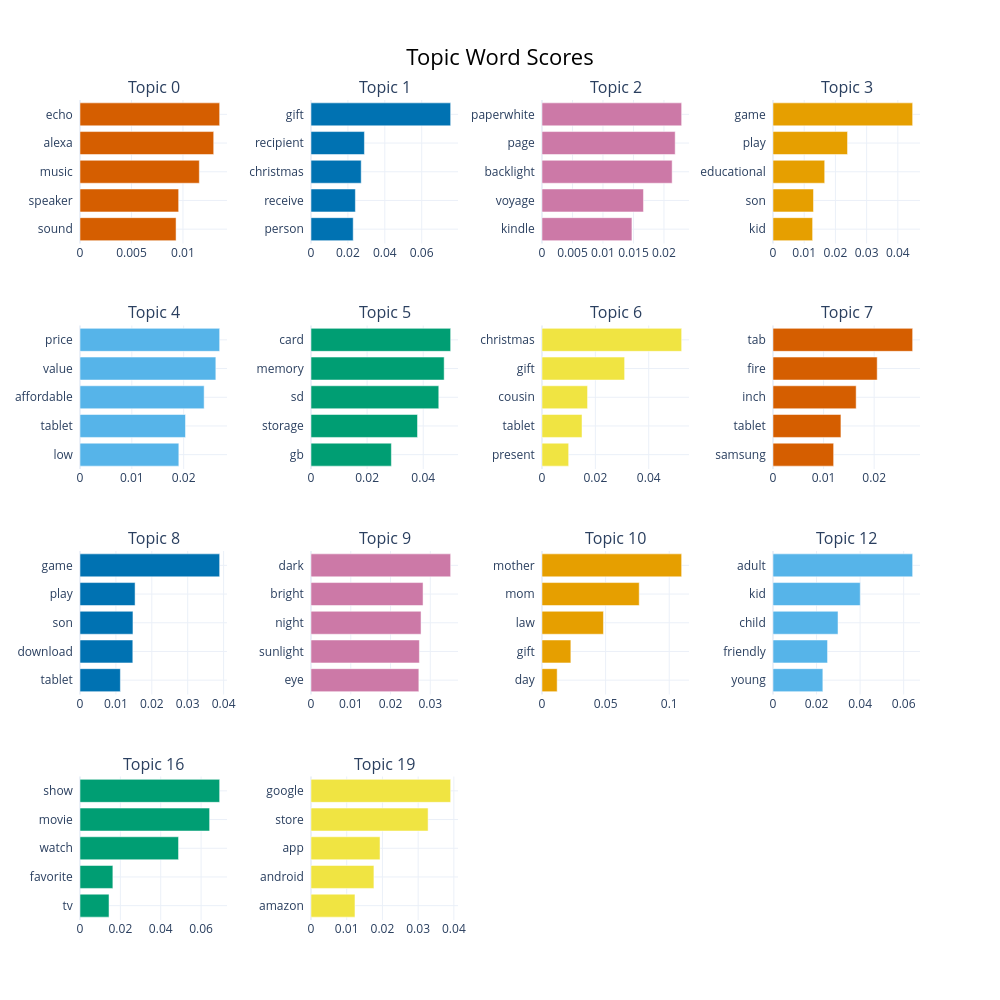
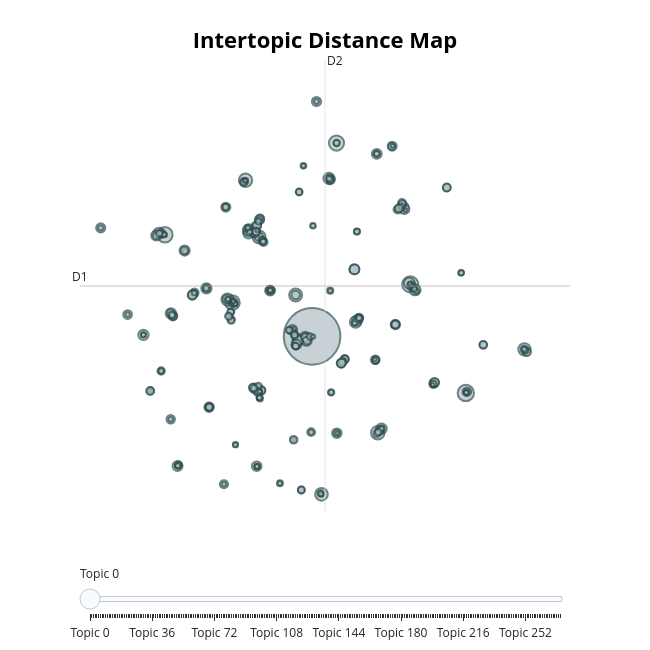

These figures' notebook cell, in order:
### Markdown cell above
Visualization of Each Topic

### Code cell
# Interactive bar chart of top terms per topic
fig1 = topic_model.visualize_barchart(top_n_topics=14)
fig1.show()

# Intertopic distance map (similar concept to pyLDAvis's circle chart)
fig2 = topic_model.visualize_topics()
fig2.show()

### Figure 1 — Plotly figure (JSON) as saved in the notebook; plotly's stock layout.template omitted (floating-point values rounded to 4 significant figures)
{"data": [{"marker": {"color": "#D55E00"}, "orientation": "h", "type": "bar", "x": [0.009331, 0.009582, 0.01159, 0.01299, 0.01356], "xaxis": "x", "y": ["sound  ", "speaker  ", "music  ", "alexa  ", "echo  "], "yaxis": "y"}, {"marker": {"color": "#0072B2"}, "orientation": "h", "type": "bar", "x": [0.02287, 0.02405, 0.02721, 0.02895, 0.07569], "xaxis": "x2", "y": ["person  ", "receive  ", "christmas  ", "recipient  ", "gift  "], "yaxis": "y2"}, {"marker": {"color": "#CC79A7"}, "orientation": "h", "type": "bar", "x": [0.01475, 0.01664, 0.02135, 0.02184, 0.0229], "xaxis": "x3", "y": ["kindle  ", "voyage  ", "backlight  ", "page  ", "paperwhite  "], "yaxis": "y3"}, {"marker": {"color": "#E69F00"}, "orientation": "h", "type": "bar", "x": [0.01269, 0.01297, 0.01656, 0.02388, 0.04475], "xaxis": "x4", "y": ["kid  ", "son  ", "educational  ", "play  ", "game  "], "yaxis": "y4"}, {"marker": {"color": "#56B4E9"}, "orientation": "h", "type": "bar", "x": [0.01907, 0.02035, 0.02395, 0.02621, 0.02694], "xaxis": "x5", "y": ["low  ", "tablet  ", "affordable  ", "value  ", "price  "], "yaxis": "y5"}, {"marker": {"color": "#009E73"}, "orientation": "h", "type": "bar", "x": [0.02864, 0.03796, 0.04553, 0.04745, 0.04977], "xaxis": "x6", "y": ["gb  ", "storage  ", "sd  ", "memory  ", "card  "], "yaxis": "y6"}, {"marker": {"color": "#F0E442"}, "orientation": "h", "type": "bar", "x": [0.009987, 0.015, 0.01707, 0.03096, 0.05234], "xaxis": "x7", "y": ["present  ", "tablet  ", "cousin  ", "gift  ", "christmas  "], "yaxis": "y7"}, {"marker": {"color": "#D55E00"}, "orientation": "h", "type": "bar", "x": [0.01199, 0.01343, 0.01644, 0.0206, 0.02761], "xaxis": "x8", "y": ["samsung  ", "tablet  ", "inch  ", "fire  ", "tab  "], "yaxis": "y8"}, {"marker": {"color": "#0072B2"}, "orientation": "h", "type": "bar", "x": [0.01125, 0.01471, 0.01475, 0.01534, 0.0389], "xaxis": "x9", "y": ["tablet  ", "download  ", "son  ", "play  ", "game  "], "yaxis": "y9"}, {"marker": {"color": "#CC79A7"}, "orientation": "h", "type": "bar", "x": [0.02712, 0.02726, 0.02767, 0.02818, 0.03512], "xaxis": "x10", "y": ["eye  ", "sunlight  ", "night  ", "bright  ", "dark  "], "yaxis": "y10"}, {"marker": {"color": "#E69F00"}, "orientation": "h", "type": "bar", "x": [0.01192, 0.02268, 0.0483, 0.07641, 0.1098], "xaxis": "x11", "y": ["day  ", "gift  ", "law  ", "mom  ", "mother  "], "yaxis": "y11"}, {"marker": {"color": "#56B4E9"}, "orientation": "h", "type": "bar", "x": [0.02289, 0.02504, 0.02985, 0.04006, 0.06412], "xaxis": "x12", "y": ["young  ", "friendly  ", "child  ", "kid  ", "adult  "], "yaxis": "y12"}, {"marker": {"color": "#009E73"}, "orientation": "h", "type": "bar", "x": [0.01439, 0.01628, 0.04883, 0.06423, 0.0692], "xaxis": "x13", "y": ["tv  ", "favorite  ", "watch  ", "movie  ", "show  "], "yaxis": "y13"}, {"marker": {"color": "#F0E442"}, "orientation": "h", "type": "bar", "x": [0.01231, 0.01761, 0.01933, 0.03279, 0.0391], "xaxis": "x14", "y": ["amazon  ", "android  ", "app  ", "store  ", "google  "], "yaxis": "y14"}], "layout": {"annotations": [{"font": {"size": 16}, "showarrow": false, "text": "Topic 0", "x": 0.0875, "xanchor": "center", "xref": "paper", "y": 1, "yanchor": "bottom", "yref": "paper"}, {"font": {"size": 16}, "showarrow": false, "text": "Topic 1", "x": 0.3625, "xanchor": "center", "xref": "paper", "y": 1, "yanchor": "bottom", "yref": "paper"}, {"font": {"size": 16}, "showarrow": false, "text": "Topic 2", "x": 0.6375, "xanchor": "center", "xref": "paper", "y": 1, "yanchor": "bottom", "yref": "paper"}, {"font": {"size": 16}, "showarrow": false, "text": "Topic 3", "x": 0.9125, "xanchor": "center", "xref": "paper", "y": 1, "yanchor": "bottom", "yref": "paper"}, {"font": {"size": 16}, "showarrow": false, "text": "Topic 4", "x": 0.0875, "xanchor": "center", "xref": "paper", "y": 0.725, "yanchor": "bottom", "yref": "paper"}, {"font": {"size": 16}, "showarrow": false, "text": "Topic 5", "x": 0.3625, "xanchor": "center", "xref": "paper", "y": 0.725, "yanchor": "bottom", "yref": "paper"}, {"font": {"size": 16}, "showarrow": false, "text": "Topic 6", "x": 0.6375, "xanchor": "center", "xref": "paper", "y": 0.725, "yanchor": "bottom", "yref": "paper"}, {"font": {"size": 16}, "showarrow": false, "text": "Topic 7", "x": 0.9125, "xanchor": "center", "xref": "paper", "y": 0.725, "yanchor": "bottom", "yref": "paper"}, {"font": {"size": 16}, "showarrow": false, "text": "Topic 8", "x": 0.0875, "xanchor": "center", "xref": "paper", "y": 0.45, "yanchor": "bottom", "yref": "paper"}, {"font": {"size": 16}, "showarrow": false, "text": "Topic 9", "x": 0.3625, "xanchor": "center", "xref": "paper", "y": 0.45, "yanchor": "bottom", "yref": "paper"}, {"font": {"size": 16}, "showarrow": false, "text": "Topic 10", "x": 0.6375, "xanchor": "center", "xref": "paper", "y": 0.45, "yanchor": "bottom", "yref": "paper"}, {"font": {"size": 16}, "showarrow": false, "text": "Topic 12", "x": 0.9125, "xanchor": "center", "xref": "paper", "y": 0.45, "yanchor": "bottom", "yref": "paper"}, {"font": {"size": 16}, "showarrow": false, "text": "Topic 16", "x": 0.0875, "xanchor": "center", "xref": "paper", "y": 0.175, "yanchor": "bottom", "yref": "paper"}, {"font": {"size": 16}, "showarrow": false, "text": "Topic 19", "x": 0.3625, "xanchor": "center", "xref": "paper", "y": 0.175, "yanchor": "bottom", "yref": "paper"}], "height": 1000, "hoverlabel": {"bgcolor": "white", "font": {"family": "Rockwell", "size": 16}}, "showlegend": false, "title": {"font": {"color": "Black", "size": 22}, "text": "Topic Word Scores", "x": 0.5, "xanchor": "center", "yanchor": "top"}, "width": 1000, "xaxis": {"anchor": "y", "domain": [0, 0.175], "showgrid": true}, "xaxis10": {"anchor": "y10", "domain": [0.275, 0.45], "showgrid": true}, "xaxis11": {"anchor": "y11", "domain": [0.55, 0.725], "showgrid": true}, "xaxis12": {"anchor": "y12", "domain": [0.825, 1], "showgrid": true}, "xaxis13": {"anchor": "y13", "domain": [0, 0.175], "showgrid": true}, "xaxis14": {"anchor": "y14", "domain": [0.275, 0.45], "showgrid": true}, "xaxis15": {"anchor": "y15", "domain": [0.55, 0.725], "showgrid": true}, "xaxis16": {"anchor": "y16", "domain": [0.825, 1], "showgrid": true}, "xaxis2": {"anchor": "y2", "domain": [0.275, 0.45], "showgrid": true}, "xaxis3": {"anchor": "y3", "domain": [0.55, 0.725], "showgrid": true}, "xaxis4": {"anchor": "y4", "domain": [0.825, 1], "showgrid": true}, "xaxis5": {"anchor": "y5", "domain": [0, 0.175], "showgrid": true}, "xaxis6": {"anchor": "y6", "domain": [0.275, 0.45], "showgrid": true}, "xaxis7": {"anchor": "y7", "domain": [0.55, 0.725], "showgrid": true}, "xaxis8": {"anchor": "y8", "domain": [0.825, 1], "showgrid": true}, "xaxis9": {"anchor": "y9", "domain": [0, 0.175], "showgrid": true}, "yaxis": {"anchor": "x", "domain": [0.825, 1], "showgrid": true}, "yaxis10": {"anchor": "x10", "domain": [0.275, 0.45], "showgrid": true}, "yaxis11": {"anchor": "x11", "domain": [0.275, 0.45], "showgrid": true}, "yaxis12": {"anchor": "x12", "domain": [0.275, 0.45], "showgrid": true}, "yaxis13": {"anchor": "x13", "domain": [0, 0.175], "showgrid": true}, "yaxis14": {"anchor": "x14", "domain": [0, 0.175], "showgrid": true}, "yaxis15": {"anchor": "x15", "domain": [0, 0.175], "showgrid": true}, "yaxis16": {"anchor": "x16", "domain": [0, 0.175], "showgrid": true}, "yaxis2": {"anchor": "x2", "domain": [0.825, 1], "showgrid": true}, "yaxis3": {"anchor": "x3", "domain": [0.825, 1], "showgrid": true}, "yaxis4": {"anchor": "x4", "domain": [0.825, 1], "showgrid": true}, "yaxis5": {"anchor": "x5", "domain": [0.55, 0.725], "showgrid": true}, "yaxis6": {"anchor": "x6", "domain": [0.55, 0.725], "showgrid": true}, "yaxis7": {"anchor": "x7", "domain": [0.55, 0.725], "showgrid": true}, "yaxis8": {"anchor": "x8", "domain": [0.55, 0.725], "showgrid": true}, "yaxis9": {"anchor": "x9", "domain": [0.275, 0.45], "showgrid": true}}}

### Figure 2 — Plotly figure (JSON) as saved in the notebook; plotly's stock layout.template omitted (floating-point values rounded to 4 significant figures; data arrays with more than 128 entries replaced by an {"elided": "..."} marker saying what was removed)
{"data": [{"customdata": {"elided": "273x3 mixed values"}, "hovertemplate": "<b>Topic %{customdata[0]}</b><br>%{customdata[1]}<br>Size: %{customdata[2]}", "legendgroup": "", "marker": {"color": "#B0BEC5", "line": {"color": "DarkSlateGrey", "width": 2}, "size": {"elided": "273 int values"}, "sizemode": "area", "sizeref": 3.632, "symbol": "circle"}, "mode": "markers", "name": "", "orientation": "v", "showlegend": false, "type": "scatter", "x": {"elided": "273 float values"}, "xaxis": "x", "y": {"elided": "273 float values"}, "yaxis": "y"}], "layout": {"annotations": [{"showarrow": false, "text": "D1", "x": -13.55, "y": 7.25, "yshift": 10}, {"showarrow": false, "text": "D2", "x": 7.322, "xshift": 10, "y": 25.04}], "height": 650, "hoverlabel": {"bgcolor": "white", "font": {"family": "Rockwell", "size": 16}}, "legend": {"itemsizing": "constant", "tracegroupgap": 0}, "margin": {"t": 60}, "shapes": [{"line": {"color": "#CFD8DC", "width": 2}, "type": "line", "x0": 7.322, "x1": 7.322, "y0": -10.54, "y1": 25.04}, {"line": {"color": "#9E9E9E", "width": 2}, "type": "line", "x0": -13.55, "x1": 28.19, "y0": 7.25, "y1": 7.25}], "sliders": [{"active": 0, "pad": {"t": 50}, "steps": [{"args": [{"marker.color": {"elided": "1x273 str values"}}], "label": "Topic 0", "method": "update"}, {"args": [{"marker.color": {"elided": "1x273 str values"}}], "label": "Topic 1", "method": "update"}, {"args": [{"marker.color": {"elided": "1x273 str values"}}], "label": "Topic 2", "method": "update"}, {"args": [{"marker.color": {"elided": "1x273 str values"}}], "label": "Topic 3", "method": "update"}, {"args": [{"marker.color": {"elided": "1x273 str values"}}], "label": "Topic 4", "method": "update"}, {"args": [{"marker.color": {"elided": "1x273 str values"}}], "label": "Topic 5", "method": "update"}, {"args": [{"marker.color": {"elided": "1x273 str values"}}], "label": "Topic 6", "method": "update"}, {"args": [{"marker.color": {"elided": "1x273 str values"}}], "label": "Topic 7", "method": "update"}, {"args": [{"marker.color": {"elided": "1x273 str values"}}], "label": "Topic 8", "method": "update"}, {"args": [{"marker.color": {"elided": "1x273 str values"}}], "label": "Topic 9", "method": "update"}, {"args": [{"marker.color": {"elided": "1x273 str values"}}], "label": "Topic 10", "method": "update"}, {"args": [{"marker.color": {"elided": "1x273 str values"}}], "label": "Topic 11", "method": "update"}, {"args": [{"marker.color": {"elided": "1x273 str values"}}], "label": "Topic 12", "method": "update"}, {"args": [{"marker.color": {"elided": "1x273 str values"}}], "label": "Topic 13", "method": "update"}, {"args": [{"marker.color": {"elided": "1x273 str values"}}], "label": "Topic 14", "method": "update"}, {"args": [{"marker.color": {"elided": "1x273 str values"}}], "label": "Topic 15", "method": "update"}, {"args": [{"marker.color": {"elided": "1x273 str values"}}], "label": "Topic 16", "method": "update"}, {"args": [{"marker.color": {"elided": "1x273 str values"}}], "label": "Topic 17", "method": "update"}, {"args": [{"marker.color": {"elided": "1x273 str values"}}], "label": "Topic 18", "method": "update"}, {"args": [{"marker.color": {"elided": "1x273 str values"}}], "label": "Topic 19", "method": "update"}, {"args": [{"marker.color": {"elided": "1x273 str values"}}], "label": "Topic 20", "method": "update"}, {"args": [{"marker.color": {"elided": "1x273 str values"}}], "label": "Topic 21", "method": "update"}, {"args": [{"marker.color": {"elided": "1x273 str values"}}], "label": "Topic 22", "method": "update"}, {"args": [{"marker.color": {"elided": "1x273 str values"}}], "label": "Topic 23", "method": "update"}, {"args": [{"marker.color": {"elided": "1x273 str values"}}], "label": "Topic 24", "method": "update"}, {"args": [{"marker.color": {"elided": "1x273 str values"}}], "label": "Topic 25", "method": "update"}, {"args": [{"marker.color": {"elided": "1x273 str values"}}], "label": "Topic 26", "method": "update"}, {"args": [{"marker.color": {"elided": "1x273 str values"}}], "label": "Topic 27", "method": "update"}, {"args": [{"marker.color": {"elided": "1x273 str values"}}], "label": "Topic 28", "method": "update"}, {"args": [{"marker.color": {"elided": "1x273 str values"}}], "label": "Topic 29", "method": "update"}, {"args": [{"marker.color": {"elided": "1x273 str values"}}], "label": "Topic 30", "method": "update"}, {"args": [{"marker.color": {"elided": "1x273 str values"}}], "label": "Topic 31", "method": "update"}, {"args": [{"marker.color": {"elided": "1x273 str values"}}], "label": "Topic 32", "method": "update"}, {"args": [{"marker.color": {"elided": "1x273 str values"}}], "label": "Topic 33", "method": "update"}, {"args": [{"marker.color": {"elided": "1x273 str values"}}], "label": "Topic 34", "method": "update"}, {"args": [{"marker.color": {"elided": "1x273 str values"}}], "label": "Topic 35", "method": "update"}, {"args": [{"marker.color": {"elided": "1x273 str values"}}], "label": "Topic 36", "method": "update"}, {"args": [{"marker.color": {"elided": "1x273 str values"}}], "label": "Topic 37", "method": "update"}, {"args": [{"marker.color": {"elided": "1x273 str values"}}], "label": "Topic 38", "method": "update"}, {"args": [{"marker.color": {"elided": "1x273 str values"}}], "label": "Topic 39", "method": "update"}, {"args": [{"marker.color": {"elided": "1x273 str values"}}], "label": "Topic 40", "method": "update"}, {"args": [{"marker.color": {"elided": "1x273 str values"}}], "label": "Topic 41", "method": "update"}, {"args": [{"marker.color": {"elided": "1x273 str values"}}], "label": "Topic 42", "method": "update"}, {"args": [{"marker.color": {"elided": "1x273 str values"}}], "label": "Topic 43", "method": "update"}, {"args": [{"marker.color": {"elided": "1x273 str values"}}], "label": "Topic 44", "method": "update"}, {"args": [{"marker.color": {"elided": "1x273 str values"}}], "label": "Topic 45", "method": "update"}, {"args": [{"marker.color": {"elided": "1x273 str values"}}], "label": "Topic 46", "method": "update"}, {"args": [{"marker.color": {"elided": "1x273 str values"}}], "label": "Topic 47", "method": "update"}, {"args": [{"marker.color": {"elided": "1x273 str values"}}], "label": "Topic 48", "method": "update"}, {"args": [{"marker.color": {"elided": "1x273 str values"}}], "label": "Topic 49", "method": "update"}, {"args": [{"marker.color": {"elided": "1x273 str values"}}], "label": "Topic 50", "method": "update"}, {"args": [{"marker.color": {"elided": "1x273 str values"}}], "label": "Topic 51", "method": "update"}, {"args": [{"marker.color": {"elided": "1x273 str values"}}], "label": "Topic 52", "method": "update"}, {"args": [{"marker.color": {"elided": "1x273 str values"}}], "label": "Topic 53", "method": "update"}, {"args": [{"marker.color": {"elided": "1x273 str values"}}], "label": "Topic 54", "method": "update"}, {"args": [{"marker.color": {"elided": "1x273 str values"}}], "label": "Topic 55", "method": "update"}, {"args": [{"marker.color": {"elided": "1x273 str values"}}], "label": "Topic 56", "method": "update"}, {"args": [{"marker.color": {"elided": "1x273 str values"}}], "label": "Topic 57", "method": "update"}, {"args": [{"marker.color": {"elided": "1x273 str values"}}], "label": "Topic 58", "method": "update"}, {"args": [{"marker.color": {"elided": "1x273 str values"}}], "label": "Topic 59", "method": "update"}, {"args": [{"marker.color": {"elided": "1x273 str values"}}], "label": "Topic 60", "method": "update"}, {"args": [{"marker.color": {"elided": "1x273 str values"}}], "label": "Topic 61", "method": "update"}, {"args": [{"marker.color": {"elided": "1x273 str values"}}], "label": "Topic 62", "method": "update"}, {"args": [{"marker.color": {"elided": "1x273 str values"}}], "label": "Topic 63", "method": "update"}, {"args": [{"marker.color": {"elided": "1x273 str values"}}], "label": "Topic 64", "method": "update"}, {"args": [{"marker.color": {"elided": "1x273 str values"}}], "label": "Topic 65", "method": "update"}, {"args": [{"marker.color": {"elided": "1x273 str values"}}], "label": "Topic 66", "method": "update"}, {"args": [{"marker.color": {"elided": "1x273 str values"}}], "label": "Topic 67", "method": "update"}, {"args": [{"marker.color": {"elided": "1x273 str values"}}], "label": "Topic 68", "method": "update"}, {"args": [{"marker.color": {"elided": "1x273 str values"}}], "label": "Topic 69", "method": "update"}, {"args": [{"marker.color": {"elided": "1x273 str values"}}], "label": "Topic 70", "method": "update"}, {"args": [{"marker.color": {"elided": "1x273 str values"}}], "label": "Topic 71", "method": "update"}, {"args": [{"marker.color": {"elided": "1x273 str values"}}], "label": "Topic 72", "method": "update"}, {"args": [{"marker.color": {"elided": "1x273 str values"}}], "label": "Topic 73", "method": "update"}, {"args": [{"marker.color": {"elided": "1x273 str values"}}], "label": "Topic 74", "method": "update"}, {"args": [{"marker.color": {"elided": "1x273 str values"}}], "label": "Topic 75", "method": "update"}, {"args": [{"marker.color": {"elided": "1x273 str values"}}], "label": "Topic 76", "method": "update"}, {"args": [{"marker.color": {"elided": "1x273 str values"}}], "label": "Topic 77", "method": "update"}, {"args": [{"marker.color": {"elided": "1x273 str values"}}], "label": "Topic 78", "method": "update"}, {"args": [{"marker.color": {"elided": "1x273 str values"}}], "label": "Topic 79", "method": "update"}, {"args": [{"marker.color": {"elided": "1x273 str values"}}], "label": "Topic 80", "method": "update"}, {"args": [{"marker.color": {"elided": "1x273 str values"}}], "label": "Topic 81", "method": "update"}, {"args": [{"marker.color": {"elided": "1x273 str values"}}], "label": "Topic 82", "method": "update"}, {"args": [{"marker.color": {"elided": "1x273 str values"}}], "label": "Topic 83", "method": "update"}, {"args": [{"marker.color": {"elided": "1x273 str values"}}], "label": "Topic 84", "method": "update"}, {"args": [{"marker.color": {"elided": "1x273 str values"}}], "label": "Topic 85", "method": "update"}, {"args": [{"marker.color": {"elided": "1x273 str values"}}], "label": "Topic 86", "method": "update"}, {"args": [{"marker.color": {"elided": "1x273 str values"}}], "label": "Topic 87", "method": "update"}, {"args": [{"marker.color": {"elided": "1x273 str values"}}], "label": "Topic 88", "method": "update"}, {"args": [{"marker.color": {"elided": "1x273 str values"}}], "label": "Topic 89", "method": "update"}, {"args": [{"marker.color": {"elided": "1x273 str values"}}], "label": "Topic 90", "method": "update"}, {"args": [{"marker.color": {"elided": "1x273 str values"}}], "label": "Topic 91", "method": "update"}, {"args": [{"marker.color": {"elided": "1x273 str values"}}], "label": "Topic 92", "method": "update"}, {"args": [{"marker.color": {"elided": "1x273 str values"}}], "label": "Topic 93", "method": "update"}, {"args": [{"marker.color": {"elided": "1x273 str values"}}], "label": "Topic 94", "method": "update"}, {"args": [{"marker.color": {"elided": "1x273 str values"}}], "label": "Topic 95", "method": "update"}, {"args": [{"marker.color": {"elided": "1x273 str values"}}], "label": "Topic 96", "method": "update"}, {"args": [{"marker.color": {"elided": "1x273 str values"}}], "label": "Topic 97", "method": "update"}, {"args": [{"marker.color": {"elided": "1x273 str values"}}], "label": "Topic 98", "method": "update"}, {"args": [{"marker.color": {"elided": "1x273 str values"}}], "label": "Topic 99", "method": "update"}, {"args": [{"marker.color": {"elided": "1x273 str values"}}], "label": "Topic 100", "method": "update"}, {"args": [{"marker.color": {"elided": "1x273 str values"}}], "label": "Topic 101", "method": "update"}, {"args": [{"marker.color": {"elided": "1x273 str values"}}], "label": "Topic 102", "method": "update"}, {"args": [{"marker.color": {"elided": "1x273 str values"}}], "label": "Topic 103", "method": "update"}, {"args": [{"marker.color": {"elided": "1x273 str values"}}], "label": "Topic 104", "method": "update"}, {"args": [{"marker.color": {"elided": "1x273 str values"}}], "label": "Topic 105", "method": "update"}, {"args": [{"marker.color": {"elided": "1x273 str values"}}], "label": "Topic 106", "method": "update"}, {"args": [{"marker.color": {"elided": "1x273 str values"}}], "label": "Topic 107", "method": "update"}, {"args": [{"marker.color": {"elided": "1x273 str values"}}], "label": "Topic 108", "method": "update"}, {"args": [{"marker.color": {"elided": "1x273 str values"}}], "label": "Topic 109", "method": "update"}, {"args": [{"marker.color": {"elided": "1x273 str values"}}], "label": "Topic 110", "method": "update"}, {"args": [{"marker.color": {"elided": "1x273 str values"}}], "label": "Topic 111", "method": "update"}, {"args": [{"marker.color": {"elided": "1x273 str values"}}], "label": "Topic 112", "method": "update"}, {"args": [{"marker.color": {"elided": "1x273 str values"}}], "label": "Topic 113", "method": "update"}, {"args": [{"marker.color": {"elided": "1x273 str values"}}], "label": "Topic 114", "method": "update"}, {"args": [{"marker.color": {"elided": "1x273 str values"}}], "label": "Topic 115", "method": "update"}, {"args": [{"marker.color": {"elided": "1x273 str values"}}], "label": "Topic 116", "method": "update"}, {"args": [{"marker.color": {"elided": "1x273 str values"}}], "label": "Topic 117", "method": "update"}, {"args": [{"marker.color": {"elided": "1x273 str values"}}], "label": "Topic 118", "method": "update"}, {"args": [{"marker.color": {"elided": "1x273 str values"}}], "label": "Topic 119", "method": "update"}, {"args": [{"marker.color": {"elided": "1x273 str values"}}], "label": "Topic 120", "method": "update"}, {"args": [{"marker.color": {"elided": "1x273 str values"}}], "label": "Topic 121", "method": "update"}, {"args": [{"marker.color": {"elided": "1x273 str values"}}], "label": "Topic 122", "method": "update"}, {"args": [{"marker.color": {"elided": "1x273 str values"}}], "label": "Topic 123", "method": "update"}, {"args": [{"marker.color": {"elided": "1x273 str values"}}], "label": "Topic 124", "method": "update"}, {"args": [{"marker.color": {"elided": "1x273 str values"}}], "label": "Topic 125", "method": "update"}, {"args": [{"marker.color": {"elided": "1x273 str values"}}], "label": "Topic 126", "method": "update"}, {"args": [{"marker.color": {"elided": "1x273 str values"}}], "label": "Topic 127", "method": "update"}, {"args": [{"marker.color": {"elided": "1x273 str values"}}], "label": "Topic 128", "method": "update"}, {"args": [{"marker.color": {"elided": "1x273 str values"}}], "label": "Topic 129", "method": "update"}, {"args": [{"marker.color": {"elided": "1x273 str values"}}], "label": "Topic 130", "method": "update"}, {"args": [{"marker.color": {"elided": "1x273 str values"}}], "label": "Topic 131", "method": "update"}, {"args": [{"marker.color": {"elided": "1x273 str values"}}], "label": "Topic 132", "method": "update"}, {"args": [{"marker.color": {"elided": "1x273 str values"}}], "label": "Topic 133", "method": "update"}, {"args": [{"marker.color": {"elided": "1x273 str values"}}], "label": "Topic 134", "method": "update"}, {"args": [{"marker.color": {"elided": "1x273 str values"}}], "label": "Topic 135", "method": "update"}, {"args": [{"marker.color": {"elided": "1x273 str values"}}], "label": "Topic 136", "method": "update"}, {"args": [{"marker.color": {"elided": "1x273 str values"}}], "label": "Topic 137", "method": "update"}, {"args": [{"marker.color": {"elided": "1x273 str values"}}], "label": "Topic 138", "method": "update"}, {"args": [{"marker.color": {"elided": "1x273 str values"}}], "label": "Topic 139", "method": "update"}, {"args": [{"marker.color": {"elided": "1x273 str values"}}], "label": "Topic 140", "method": "update"}, {"args": [{"marker.color": {"elided": "1x273 str values"}}], "label": "Topic 141", "method": "update"}, {"args": [{"marker.color": {"elided": "1x273 str values"}}], "label": "Topic 142", "method": "update"}, {"args": [{"marker.color": {"elided": "1x273 str values"}}], "label": "Topic 143", "method": "update"}, {"args": [{"marker.color": {"elided": "1x273 str values"}}], "label": "Topic 144", "method": "update"}, {"args": [{"marker.color": {"elided": "1x273 str values"}}], "label": "Topic 145", "method": "update"}, {"args": [{"marker.color": {"elided": "1x273 str values"}}], "label": "Topic 146", "method": "update"}, {"args": [{"marker.color": {"elided": "1x273 str values"}}], "label": "Topic 147", "method": "update"}, {"args": [{"marker.color": {"elided": "1x273 str values"}}], "label": "Topic 148", "method": "update"}, {"args": [{"marker.color": {"elided": "1x273 str values"}}], "label": "Topic 149", "method": "update"}, {"args": [{"marker.color": {"elided": "1x273 str values"}}], "label": "Topic 150", "method": "update"}, {"args": [{"marker.color": {"elided": "1x273 str values"}}], "label": "Topic 151", "method": "update"}, {"args": [{"marker.color": {"elided": "1x273 str values"}}], "label": "Topic 152", "method": "update"}, {"args": [{"marker.color": {"elided": "1x273 str values"}}], "label": "Topic 153", "method": "update"}, {"args": [{"marker.color": {"elided": "1x273 str values"}}], "label": "Topic 154", "method": "update"}, {"args": [{"marker.color": {"elided": "1x273 str values"}}], "label": "Topic 155", "method": "update"}, {"args": [{"marker.color": {"elided": "1x273 str values"}}], "label": "Topic 156", "method": "update"}, {"args": [{"marker.color": {"elided": "1x273 str values"}}], "label": "Topic 157", "method": "update"}, {"args": [{"marker.color": {"elided": "1x273 str values"}}], "label": "Topic 158", "method": "update"}, {"args": [{"marker.color": {"elided": "1x273 str values"}}], "label": "Topic 159", "method": "update"}, {"args": [{"marker.color": {"elided": "1x273 str values"}}], "label": "Topic 160", "method": "update"}, {"args": [{"marker.color": {"elided": "1x273 str values"}}], "label": "Topic 161", "method": "update"}, {"args": [{"marker.color": {"elided": "1x273 str values"}}], "label": "Topic 162", "method": "update"}, {"args": [{"marker.color": {"elided": "1x273 str values"}}], "label": "Topic 163", "method": "update"}, {"args": [{"marker.color": {"elided": "1x273 str values"}}], "label": "Topic 164", "method": "update"}, {"args": [{"marker.color": {"elided": "1x273 str values"}}], "label": "Topic 165", "method": "update"}, {"args": [{"marker.color": {"elided": "1x273 str values"}}], "label": "Topic 166", "method": "update"}, {"args": [{"marker.color": {"elided": "1x273 str values"}}], "label": "Topic 167", "method": "update"}, {"args": [{"marker.color": {"elided": "1x273 str values"}}], "label": "Topic 168", "method": "update"}, {"args": [{"marker.color": {"elided": "1x273 str values"}}], "label": "Topic 169", "method": "update"}, {"args": [{"marker.color": {"elided": "1x273 str values"}}], "label": "Topic 170", "method": "update"}, {"args": [{"marker.color": {"elided": "1x273 str values"}}], "label": "Topic 171", "method": "update"}, {"args": [{"marker.color": {"elided": "1x273 str values"}}], "label": "Topic 172", "method": "update"}, {"args": [{"marker.color": {"elided": "1x273 str values"}}], "label": "Topic 173", "method": "update"}, {"args": [{"marker.color": {"elided": "1x273 str values"}}], "label": "Topic 174", "method": "update"}, {"args": [{"marker.color": {"elided": "1x273 str values"}}], "label": "Topic 175", "method": "update"}, {"args": [{"marker.color": {"elided": "1x273 str values"}}], "label": "Topic 176", "method": "update"}, {"args": [{"marker.color": {"elided": "1x273 str values"}}], "label": "Topic 177", "method": "update"}, {"args": [{"marker.color": {"elided": "1x273 str values"}}], "label": "Topic 178", "method": "update"}, {"args": [{"marker.color": {"elided": "1x273 str values"}}], "label": "Topic 179", "method": "update"}, {"args": [{"marker.color": {"elided": "1x273 str values"}}], "label": "Topic 180", "method": "update"}, {"args": [{"marker.color": {"elided": "1x273 str values"}}], "label": "Topic 181", "method": "update"}, {"args": [{"marker.color": {"elided": "1x273 str values"}}], "label": "Topic 182", "method": "update"}, {"args": [{"marker.color": {"elided": "1x273 str values"}}], "label": "Topic 183", "method": "update"}, {"args": [{"marker.color": {"elided": "1x273 str values"}}], "label": "Topic 184", "method": "update"}, {"args": [{"marker.color": {"elided": "1x273 str values"}}], "label": "Topic 185", "method": "update"}, {"args": [{"marker.color": {"elided": "1x273 str values"}}], "label": "Topic 186", "method": "update"}, {"args": [{"marker.color": {"elided": "1x273 str values"}}], "label": "Topic 187", "method": "update"}, {"args": [{"marker.color": {"elided": "1x273 str values"}}], "label": "Topic 188", "method": "update"}, {"args": [{"marker.color": {"elided": "1x273 str values"}}], "label": "Topic 189", "method": "update"}, {"args": [{"marker.color": {"elided": "1x273 str values"}}], "label": "Topic 190", "method": "update"}, {"args": [{"marker.color": {"elided": "1x273 str values"}}], "label": "Topic 191", "method": "update"}, {"args": [{"marker.color": {"elided": "1x273 str values"}}], "label": "Topic 192", "method": "update"}, {"args": [{"marker.color": {"elided": "1x273 str values"}}], "label": "Topic 193", "method": "update"}, {"args": [{"marker.color": {"elided": "1x273 str values"}}], "label": "Topic 194", "method": "update"}, {"args": [{"marker.color": {"elided": "1x273 str values"}}], "label": "Topic 195", "method": "update"}, {"args": [{"marker.color": {"elided": "1x273 str values"}}], "label": "Topic 196", "method": "update"}, {"args": [{"marker.color": {"elided": "1x273 str values"}}], "label": "Topic 197", "method": "update"}, {"args": [{"marker.color": {"elided": "1x273 str values"}}], "label": "Topic 198", "method": "update"}, {"args": [{"marker.color": {"elided": "1x273 str values"}}], "label": "Topic 199", "method": "update"}, {"args": [{"marker.color": {"elided": "1x273 str values"}}], "label": "Topic 200", "method": "update"}, {"args": [{"marker.color": {"elided": "1x273 str values"}}], "label": "Topic 201", "method": "update"}, {"args": [{"marker.color": {"elided": "1x273 str values"}}], "label": "Topic 202", "method": "update"}, {"args": [{"marker.color": {"elided": "1x273 str values"}}], "label": "Topic 203", "method": "update"}, {"args": [{"marker.color": {"elided": "1x273 str values"}}], "label": "Topic 204", "method": "update"}, {"args": [{"marker.color": {"elided": "1x273 str values"}}], "label": "Topic 205", "method": "update"}, {"args": [{"marker.color": {"elided": "1x273 str values"}}], "label": "Topic 206", "method": "update"}, {"args": [{"marker.color": {"elided": "1x273 str values"}}], "label": "Topic 207", "method": "update"}, {"args": [{"marker.color": {"elided": "1x273 str values"}}], "label": "Topic 208", "method": "update"}, {"args": [{"marker.color": {"elided": "1x273 str values"}}], "label": "Topic 209", "method": "update"}, {"args": [{"marker.color": {"elided": "1x273 str values"}}], "label": "Topic 210", "method": "update"}, {"args": [{"marker.color": {"elided": "1x273 str values"}}], "label": "Topic 211", "method": "update"}, {"args": [{"marker.color": {"elided": "1x273 str values"}}], "label": "Topic 212", "method": "update"}, {"args": [{"marker.color": {"elided": "1x273 str values"}}], "label": "Topic 213", "method": "update"}, {"args": [{"marker.color": {"elided": "1x273 str values"}}], "label": "Topic 214", "method": "update"}, {"args": [{"marker.color": {"elided": "1x273 str values"}}], "label": "Topic 215", "method": "update"}, {"args": [{"marker.color": {"elided": "1x273 str values"}}], "label": "Topic 216", "method": "update"}, {"args": [{"marker.color": {"elided": "1x273 str values"}}], "label": "Topic 217", "method": "update"}, {"args": [{"marker.color": {"elided": "1x273 str values"}}], "label": "Topic 218", "method": "update"}, {"args": [{"marker.color": {"elided": "1x273 str values"}}], "label": "Topic 219", "method": "update"}, {"args": [{"marker.color": {"elided": "1x273 str values"}}], "label": "Topic 220", "method": "update"}, {"args": [{"marker.color": {"elided": "1x273 str values"}}], "label": "Topic 221", "method": "update"}, {"args": [{"marker.color": {"elided": "1x273 str values"}}], "label": "Topic 222", "method": "update"}, {"args": [{"marker.color": {"elided": "1x273 str values"}}], "label": "Topic 223", "method": "update"}, {"args": [{"marker.color": {"elided": "1x273 str values"}}], "label": "Topic 224", "method": "update"}, {"args": [{"marker.color": {"elided": "1x273 str values"}}], "label": "Topic 225", "method": "update"}, {"args": [{"marker.color": {"elided": "1x273 str values"}}], "label": "Topic 226", "method": "update"}, {"args": [{"marker.color": {"elided": "1x273 str values"}}], "label": "Topic 227", "method": "update"}, {"args": [{"marker.color": {"elided": "1x273 str values"}}], "label": "Topic 228", "method": "update"}, {"args": [{"marker.color": {"elided": "1x273 str values"}}], "label": "Topic 229", "method": "update"}, {"args": [{"marker.color": {"elided": "1x273 str values"}}], "label": "Topic 230", "method": "update"}, {"args": [{"marker.color": {"elided": "1x273 str values"}}], "label": "Topic 231", "method": "update"}, {"args": [{"marker.color": {"elided": "1x273 str values"}}], "label": "Topic 232", "method": "update"}, {"args": [{"marker.color": {"elided": "1x273 str values"}}], "label": "Topic 233", "method": "update"}, {"args": [{"marker.color": {"elided": "1x273 str values"}}], "label": "Topic 234", "method": "update"}, {"args": [{"marker.color": {"elided": "1x273 str values"}}], "label": "Topic 235", "method": "update"}, {"args": [{"marker.color": {"elided": "1x273 str values"}}], "label": "Topic 236", "method": "update"}, {"args": [{"marker.color": {"elided": "1x273 str values"}}], "label": "Topic 237", "method": "update"}, {"args": [{"marker.color": {"elided": "1x273 str values"}}], "label": "Topic 238", "method": "update"}, {"args": [{"marker.color": {"elided": "1x273 str values"}}], "label": "Topic 239", "method": "update"}, {"args": [{"marker.color": {"elided": "1x273 str values"}}], "label": "Topic 240", "method": "update"}, {"args": [{"marker.color": {"elided": "1x273 str values"}}], "label": "Topic 241", "method": "update"}, {"args": [{"marker.color": {"elided": "1x273 str values"}}], "label": "Topic 242", "method": "update"}, {"args": [{"marker.color": {"elided": "1x273 str values"}}], "label": "Topic 243", "method": "update"}, {"args": [{"marker.color": {"elided": "1x273 str values"}}], "label": "Topic 244", "method": "update"}, {"args": [{"marker.color": {"elided": "1x273 str values"}}], "label": "Topic 245", "method": "update"}, {"args": [{"marker.color": {"elided": "1x273 str values"}}], "label": "Topic 246", "method": "update"}, {"args": [{"marker.color": {"elided": "1x273 str values"}}], "label": "Topic 247", "method": "update"}, {"args": [{"marker.color": {"elided": "1x273 str values"}}], "label": "Topic 248", "method": "update"}, {"args": [{"marker.color": {"elided": "1x273 str values"}}], "label": "Topic 249", "method": "update"}, {"args": [{"marker.color": {"elided": "1x273 str values"}}], "label": "Topic 250", "method": "update"}, {"args": [{"marker.color": {"elided": "1x273 str values"}}], "label": "Topic 251", "method": "update"}, {"args": [{"marker.color": {"elided": "1x273 str values"}}], "label": "Topic 252", "method": "update"}, {"args": [{"marker.color": {"elided": "1x273 str values"}}], "label": "Topic 253", "method": "update"}, {"args": [{"marker.color": {"elided": "1x273 str values"}}], "label": "Topic 254", "method": "update"}, {"args": [{"marker.color": {"elided": "1x273 str values"}}], "label": "Topic 255", "method": "update"}, {"args": [{"marker.color": {"elided": "1x273 str values"}}], "label": "Topic 256", "method": "update"}, {"args": [{"marker.color": {"elided": "1x273 str values"}}], "label": "Topic 257", "method": "update"}, {"args": [{"marker.color": {"elided": "1x273 str values"}}], "label": "Topic 258", "method": "update"}, {"args": [{"marker.color": {"elided": "1x273 str values"}}], "label": "Topic 259", "method": "update"}, {"args": [{"marker.color": {"elided": "1x273 str values"}}], "label": "Topic 260", "method": "update"}, {"args": [{"marker.color": {"elided": "1x273 str values"}}], "label": "Topic 261", "method": "update"}, {"args": [{"marker.color": {"elided": "1x273 str values"}}], "label": "Topic 262", "method": "update"}, {"args": [{"marker.color": {"elided": "1x273 str values"}}], "label": "Topic 263", "method": "update"}, {"args": [{"marker.color": {"elided": "1x273 str values"}}], "label": "Topic 264", "method": "update"}, {"args": [{"marker.color": {"elided": "1x273 str values"}}], "label": "Topic 265", "method": "update"}, {"args": [{"marker.color": {"elided": "1x273 str values"}}], "label": "Topic 266", "method": "update"}, {"args": [{"marker.color": {"elided": "1x273 str values"}}], "label": "Topic 267", "method": "update"}, {"args": [{"marker.color": {"elided": "1x273 str values"}}], "label": "Topic 268", "method": "update"}, {"args": [{"marker.color": {"elided": "1x273 str values"}}], "label": "Topic 269", "method": "update"}, {"args": [{"marker.color": {"elided": "1x273 str values"}}], "label": "Topic 270", "method": "update"}, {"args": [{"marker.color": {"elided": "1x273 str values"}}], "label": "Topic 271", "method": "update"}, {"args": [{"marker.color": {"elided": "1x273 str values"}}], "label": "Topic 272", "method": "update"}]}], "title": {"font": {"color": "Black", "size": 22}, "text": "<b>Intertopic Distance Map</b>", "x": 0.5, "xanchor": "center", "y": 0.95, "yanchor": "top"}, "width": 650, "xaxis": {"anchor": "y", "domain": [0, 1], "range": [-13.55, 28.19], "title": {"text": ""}, "visible": false}, "yaxis": {"anchor": "x", "domain": [0, 1], "range": [-10.54, 25.04], "title": {"text": ""}, "visible": false}}}
